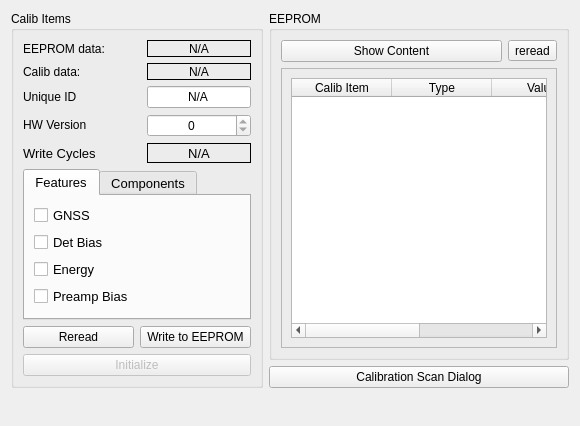
<?xml version="1.0" encoding="UTF-8"?>
<ui version="4.0">
 <class>CalibForm</class>
 <widget class="QWidget" name="CalibForm">
  <property name="geometry">
   <rect>
    <x>0</x>
    <y>0</y>
    <width>580</width>
    <height>426</height>
   </rect>
  </property>
  <property name="windowTitle">
   <string>Form</string>
  </property>
  <layout class="QGridLayout" name="gridLayout_3">
   <item row="0" column="0" rowspan="3">
    <widget class="QGroupBox" name="calibItemsGroupBox">
     <property name="title">
      <string>Calib Items</string>
     </property>
     <layout class="QGridLayout" name="gridLayout_4">
      <item row="0" column="0">
       <layout class="QGridLayout" name="gridLayout">
        <item row="0" column="0">
         <widget class="QLabel" name="eepromValidLabel_3">
          <property name="text">
           <string>EEPROM data:</string>
          </property>
         </widget>
        </item>
        <item row="0" column="1">
         <spacer name="horizontalSpacer_3">
          <property name="orientation">
           <enum>Qt::Horizontal</enum>
          </property>
          <property name="sizeHint" stdset="0">
           <size>
            <width>40</width>
            <height>17</height>
           </size>
          </property>
         </spacer>
        </item>
        <item row="0" column="2">
         <widget class="QLabel" name="eepromValidLabel">
          <property name="frameShape">
           <enum>QFrame::Box</enum>
          </property>
          <property name="text">
           <string>N/A</string>
          </property>
          <property name="alignment">
           <set>Qt::AlignCenter</set>
          </property>
         </widget>
        </item>
        <item row="1" column="0">
         <widget class="QLabel" name="calibValidLabel_2">
          <property name="text">
           <string>Calib data:</string>
          </property>
         </widget>
        </item>
        <item row="1" column="1">
         <spacer name="horizontalSpacer_4">
          <property name="orientation">
           <enum>Qt::Horizontal</enum>
          </property>
          <property name="sizeHint" stdset="0">
           <size>
            <width>40</width>
            <height>17</height>
           </size>
          </property>
         </spacer>
        </item>
        <item row="1" column="2">
         <widget class="QLabel" name="calibValidLabel">
          <property name="frameShape">
           <enum>QFrame::Box</enum>
          </property>
          <property name="text">
           <string>N/A</string>
          </property>
          <property name="alignment">
           <set>Qt::AlignCenter</set>
          </property>
         </widget>
        </item>
        <item row="2" column="0">
         <widget class="QLabel" name="label">
          <property name="text">
           <string>Unique ID</string>
          </property>
         </widget>
        </item>
        <item row="2" column="1">
         <spacer name="horizontalSpacer_2">
          <property name="orientation">
           <enum>Qt::Horizontal</enum>
          </property>
          <property name="sizeHint" stdset="0">
           <size>
            <width>40</width>
            <height>20</height>
           </size>
          </property>
         </spacer>
        </item>
        <item row="2" column="2">
         <widget class="QLineEdit" name="idLineEdit">
          <property name="text">
           <string>N/A</string>
          </property>
          <property name="alignment">
           <set>Qt::AlignCenter</set>
          </property>
          <property name="readOnly">
           <bool>true</bool>
          </property>
         </widget>
        </item>
        <item row="3" column="0">
         <widget class="QLabel" name="label_25">
          <property name="sizePolicy">
           <sizepolicy hsizetype="Preferred" vsizetype="Fixed">
            <horstretch>0</horstretch>
            <verstretch>0</verstretch>
           </sizepolicy>
          </property>
          <property name="minimumSize">
           <size>
            <width>80</width>
            <height>0</height>
           </size>
          </property>
          <property name="font">
           <font>
            <pointsize>9</pointsize>
           </font>
          </property>
          <property name="text">
           <string>HW Version</string>
          </property>
         </widget>
        </item>
        <item row="3" column="1">
         <spacer name="horizontalSpacer">
          <property name="orientation">
           <enum>Qt::Horizontal</enum>
          </property>
          <property name="sizeHint" stdset="0">
           <size>
            <width>40</width>
            <height>20</height>
           </size>
          </property>
         </spacer>
        </item>
        <item row="3" column="2">
         <widget class="QSpinBox" name="eepromHwVersionSpinBox">
          <property name="sizePolicy">
           <sizepolicy hsizetype="Expanding" vsizetype="Fixed">
            <horstretch>0</horstretch>
            <verstretch>0</verstretch>
           </sizepolicy>
          </property>
          <property name="font">
           <font>
            <pointsize>9</pointsize>
           </font>
          </property>
          <property name="alignment">
           <set>Qt::AlignCenter</set>
          </property>
          <property name="readOnly">
           <bool>true</bool>
          </property>
          <property name="maximum">
           <number>9</number>
          </property>
         </widget>
        </item>
        <item row="4" column="0">
         <widget class="QLabel" name="label_26">
          <property name="minimumSize">
           <size>
            <width>70</width>
            <height>0</height>
           </size>
          </property>
          <property name="font">
           <font>
            <pointsize>10</pointsize>
           </font>
          </property>
          <property name="text">
           <string>Write Cycles</string>
          </property>
         </widget>
        </item>
        <item row="4" column="1">
         <spacer name="horizontalSpacer_8">
          <property name="orientation">
           <enum>Qt::Horizontal</enum>
          </property>
          <property name="sizeHint" stdset="0">
           <size>
            <width>40</width>
            <height>20</height>
           </size>
          </property>
         </spacer>
        </item>
        <item row="4" column="2">
         <widget class="QLabel" name="eepromWriteCyclesLabel">
          <property name="font">
           <font>
            <pointsize>10</pointsize>
           </font>
          </property>
          <property name="frameShape">
           <enum>QFrame::Panel</enum>
          </property>
          <property name="text">
           <string>N/A</string>
          </property>
          <property name="alignment">
           <set>Qt::AlignCenter</set>
          </property>
         </widget>
        </item>
       </layout>
      </item>
      <item row="2" column="0">
       <layout class="QHBoxLayout" name="horizontalLayout_2">
        <item>
         <widget class="QPushButton" name="readCalibPushButton">
          <property name="text">
           <string>Reread</string>
          </property>
         </widget>
        </item>
        <item>
         <widget class="QPushButton" name="writeEepromPushButton">
          <property name="maximumSize">
           <size>
            <width>120</width>
            <height>16777215</height>
           </size>
          </property>
          <property name="text">
           <string>Write to EEPROM</string>
          </property>
         </widget>
        </item>
       </layout>
      </item>
      <item row="3" column="0">
       <widget class="QPushButton" name="eepromInitializeButton">
        <property name="enabled">
         <bool>false</bool>
        </property>
        <property name="font">
         <font>
          <pointsize>9</pointsize>
         </font>
        </property>
        <property name="text">
         <string>Initialize</string>
        </property>
       </widget>
      </item>
      <item row="1" column="0">
       <widget class="QTabWidget" name="calibrationTabWidget">
        <property name="sizePolicy">
         <sizepolicy hsizetype="Expanding" vsizetype="Preferred">
          <horstretch>0</horstretch>
          <verstretch>0</verstretch>
         </sizepolicy>
        </property>
        <property name="font">
         <font>
          <pointsize>10</pointsize>
         </font>
        </property>
        <property name="currentIndex">
         <number>0</number>
        </property>
        <property name="tabBarAutoHide">
         <bool>false</bool>
        </property>
        <widget class="QWidget" name="calibFeatureTab">
         <attribute name="title">
          <string>Features</string>
         </attribute>
         <layout class="QGridLayout" name="gridLayout_12">
          <item row="0" column="0">
           <widget class="QCheckBox" name="featureGnssCheckBox">
            <property name="font">
             <font>
              <pointsize>10</pointsize>
             </font>
            </property>
            <property name="text">
             <string>GNSS</string>
            </property>
           </widget>
          </item>
          <item row="1" column="0">
           <widget class="QCheckBox" name="featureDetBiasCheckBox">
            <property name="font">
             <font>
              <pointsize>10</pointsize>
             </font>
            </property>
            <property name="text">
             <string>Det Bias</string>
            </property>
           </widget>
          </item>
          <item row="2" column="0">
           <widget class="QCheckBox" name="featureEnergyCheckBox">
            <property name="font">
             <font>
              <pointsize>10</pointsize>
             </font>
            </property>
            <property name="text">
             <string>Energy</string>
            </property>
           </widget>
          </item>
          <item row="3" column="0">
           <widget class="QCheckBox" name="featurePreampBiasCheckBox">
            <property name="font">
             <font>
              <pointsize>10</pointsize>
             </font>
            </property>
            <property name="text">
             <string>Preamp Bias</string>
            </property>
           </widget>
          </item>
         </layout>
        </widget>
        <widget class="QWidget" name="calibComponentTab">
         <attribute name="title">
          <string>Components</string>
         </attribute>
         <widget class="QWidget" name="layoutWidget">
          <property name="geometry">
           <rect>
            <x>9</x>
            <y>9</y>
            <width>216</width>
            <height>60</height>
           </rect>
          </property>
          <layout class="QGridLayout" name="gridLayout_7">
           <item row="0" column="0">
            <widget class="QLabel" name="label_27">
             <property name="sizePolicy">
              <sizepolicy hsizetype="Fixed" vsizetype="Fixed">
               <horstretch>0</horstretch>
               <verstretch>0</verstretch>
              </sizepolicy>
             </property>
             <property name="font">
              <font>
               <pointsize>10</pointsize>
              </font>
             </property>
             <property name="text">
              <string>RSense</string>
             </property>
            </widget>
           </item>
           <item row="0" column="1">
            <spacer name="horizontalSpacer_6">
             <property name="orientation">
              <enum>Qt::Horizontal</enum>
             </property>
             <property name="sizeHint" stdset="0">
              <size>
               <width>40</width>
               <height>20</height>
              </size>
             </property>
            </spacer>
           </item>
           <item row="0" column="2">
            <widget class="QDoubleSpinBox" name="rsenseDoubleSpinBox">
             <property name="sizePolicy">
              <sizepolicy hsizetype="Preferred" vsizetype="Fixed">
               <horstretch>0</horstretch>
               <verstretch>0</verstretch>
              </sizepolicy>
             </property>
             <property name="font">
              <font>
               <pointsize>10</pointsize>
              </font>
             </property>
             <property name="alignment">
              <set>Qt::AlignCenter</set>
             </property>
             <property name="decimals">
              <number>1</number>
             </property>
             <property name="minimum">
              <double>0.100000000000000</double>
             </property>
             <property name="maximum">
              <double>99.000000000000000</double>
             </property>
            </widget>
           </item>
           <item row="0" column="3">
            <widget class="QLabel" name="label_29">
             <property name="font">
              <font>
               <pointsize>9</pointsize>
              </font>
             </property>
             <property name="text">
              <string>kOhm</string>
             </property>
            </widget>
           </item>
           <item row="1" column="0">
            <widget class="QLabel" name="label_28">
             <property name="sizePolicy">
              <sizepolicy hsizetype="Fixed" vsizetype="Fixed">
               <horstretch>0</horstretch>
               <verstretch>0</verstretch>
              </sizepolicy>
             </property>
             <property name="font">
              <font>
               <pointsize>10</pointsize>
              </font>
             </property>
             <property name="text">
              <string>VDiv</string>
             </property>
            </widget>
           </item>
           <item row="1" column="1">
            <spacer name="horizontalSpacer_7">
             <property name="orientation">
              <enum>Qt::Horizontal</enum>
             </property>
             <property name="sizeHint" stdset="0">
              <size>
               <width>40</width>
               <height>20</height>
              </size>
             </property>
            </spacer>
           </item>
           <item row="1" column="2">
            <widget class="QDoubleSpinBox" name="vdivDoubleSpinBox">
             <property name="sizePolicy">
              <sizepolicy hsizetype="Preferred" vsizetype="Fixed">
               <horstretch>0</horstretch>
               <verstretch>0</verstretch>
              </sizepolicy>
             </property>
             <property name="font">
              <font>
               <pointsize>10</pointsize>
              </font>
             </property>
             <property name="alignment">
              <set>Qt::AlignCenter</set>
             </property>
            </widget>
           </item>
           <item row="1" column="3">
            <spacer name="horizontalSpacer_5">
             <property name="orientation">
              <enum>Qt::Horizontal</enum>
             </property>
             <property name="sizeHint" stdset="0">
              <size>
               <width>40</width>
               <height>20</height>
              </size>
             </property>
            </spacer>
           </item>
          </layout>
         </widget>
        </widget>
       </widget>
      </item>
     </layout>
    </widget>
   </item>
   <item row="0" column="1">
    <widget class="QGroupBox" name="eepromGroupBox">
     <property name="sizePolicy">
      <sizepolicy hsizetype="MinimumExpanding" vsizetype="Preferred">
       <horstretch>0</horstretch>
       <verstretch>0</verstretch>
      </sizepolicy>
     </property>
     <property name="minimumSize">
      <size>
       <width>0</width>
       <height>0</height>
      </size>
     </property>
     <property name="title">
      <string>EEPROM</string>
     </property>
     <layout class="QGridLayout" name="gridLayout_2">
      <item row="0" column="0">
       <layout class="QHBoxLayout" name="horizontalLayout_13">
        <item>
         <widget class="QPushButton" name="eepromDisplayRawButton">
          <property name="font">
           <font>
            <pointsize>9</pointsize>
           </font>
          </property>
          <property name="text">
           <string>Show Content</string>
          </property>
         </widget>
        </item>
        <item>
         <widget class="QToolButton" name="eepromRefreshToolButton">
          <property name="text">
           <string>reread</string>
          </property>
         </widget>
        </item>
       </layout>
      </item>
      <item row="1" column="0">
       <widget class="QFrame" name="eepromValuesFrame">
        <property name="sizePolicy">
         <sizepolicy hsizetype="Preferred" vsizetype="Expanding">
          <horstretch>0</horstretch>
          <verstretch>0</verstretch>
         </sizepolicy>
        </property>
        <property name="frameShape">
         <enum>QFrame::StyledPanel</enum>
        </property>
        <property name="frameShadow">
         <enum>QFrame::Raised</enum>
        </property>
        <layout class="QGridLayout" name="gridLayout_6">
         <item row="0" column="0">
          <widget class="QTableWidget" name="calibItemTableWidget">
           <property name="autoFillBackground">
            <bool>true</bool>
           </property>
           <property name="alternatingRowColors">
            <bool>true</bool>
           </property>
           <attribute name="horizontalHeaderDefaultSectionSize">
            <number>100</number>
           </attribute>
           <attribute name="horizontalHeaderStretchLastSection">
            <bool>false</bool>
           </attribute>
           <column>
            <property name="text">
             <string>Calib Item</string>
            </property>
           </column>
           <column>
            <property name="text">
             <string>Type</string>
            </property>
           </column>
           <column>
            <property name="text">
             <string>Value</string>
            </property>
           </column>
           <column>
            <property name="text">
             <string>EEP Addr</string>
            </property>
           </column>
          </widget>
         </item>
        </layout>
       </widget>
      </item>
     </layout>
    </widget>
   </item>
   <item row="2" column="1" rowspan="2">
    <spacer name="verticalSpacer_2">
     <property name="orientation">
      <enum>Qt::Vertical</enum>
     </property>
     <property name="sizeHint" stdset="0">
      <size>
       <width>20</width>
       <height>25</height>
      </size>
     </property>
    </spacer>
   </item>
   <item row="3" column="0">
    <spacer name="verticalSpacer">
     <property name="orientation">
      <enum>Qt::Vertical</enum>
     </property>
     <property name="sizeHint" stdset="0">
      <size>
       <width>20</width>
       <height>19</height>
      </size>
     </property>
    </spacer>
   </item>
   <item row="1" column="1">
    <widget class="QPushButton" name="calibrationScanPushButton">
     <property name="text">
      <string>Calibration Scan Dialog</string>
     </property>
    </widget>
   </item>
  </layout>
 </widget>
 <resources/>
 <connections/>
</ui>
